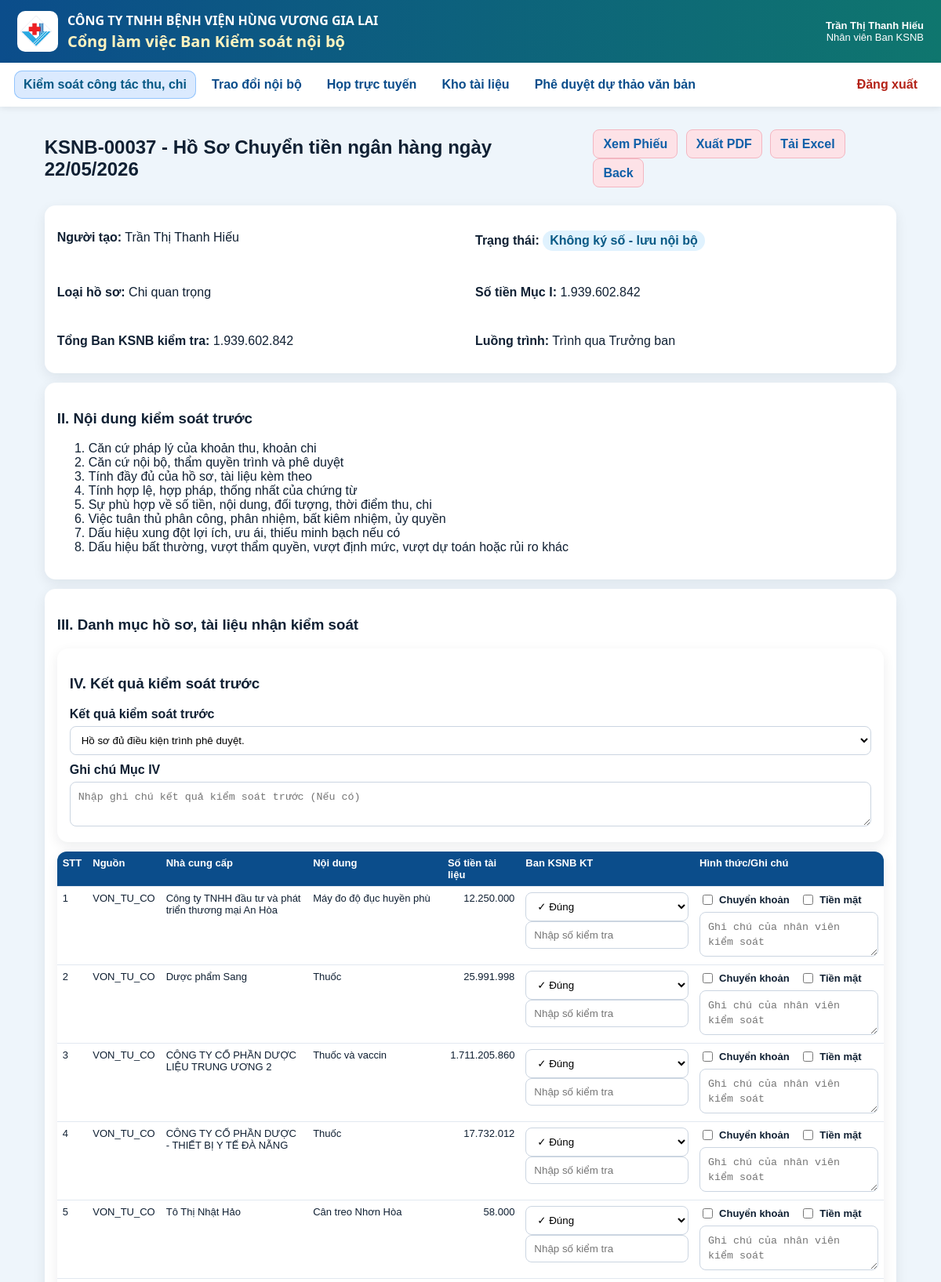
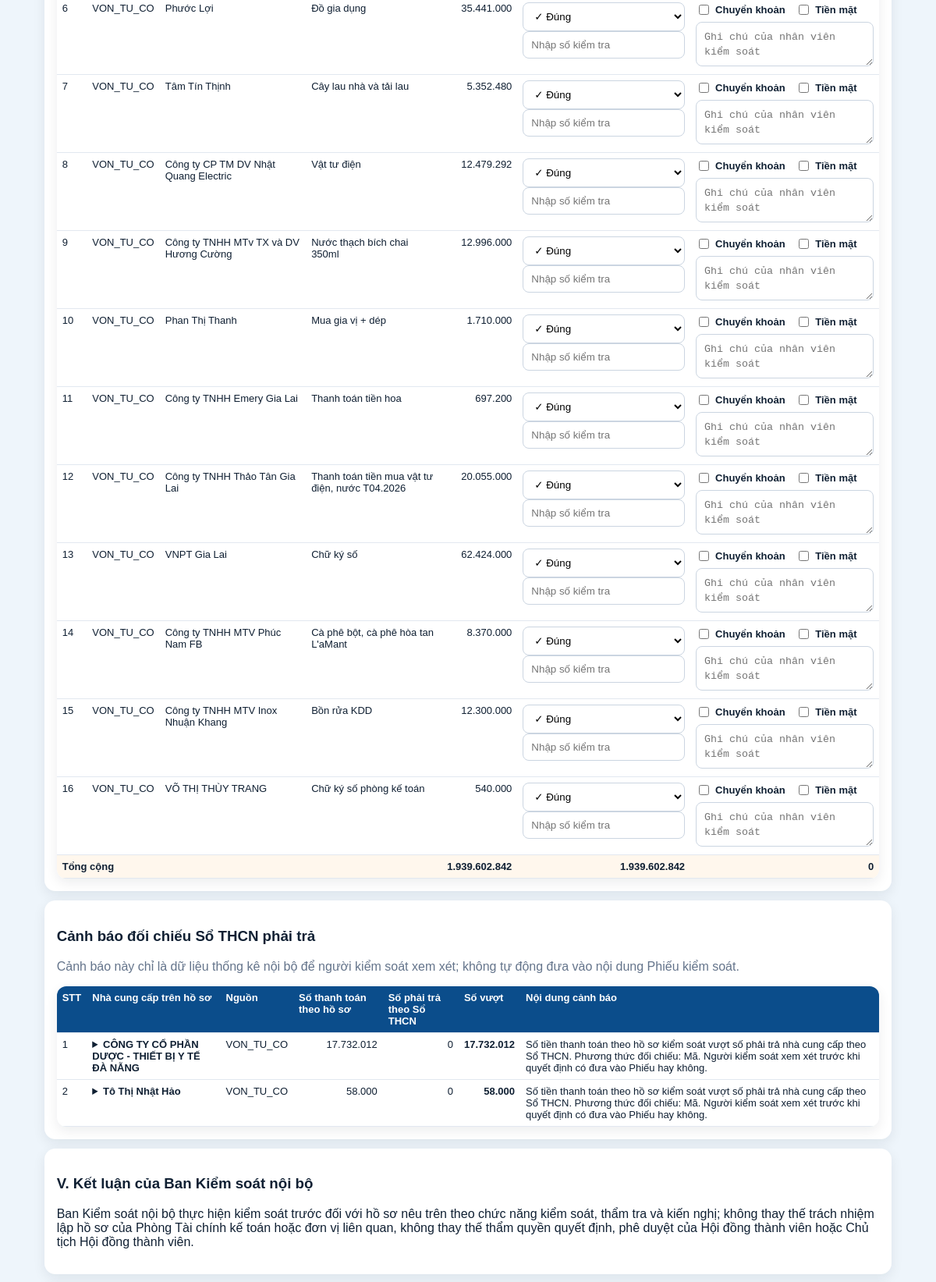
Page /vouchers/37 (signed in, upper part) on the committed database (2 pictures, top to bottom).
### app/models.py (models this page shows)
class Users(Base):
    __tablename__ = "users"
    id = Column(Integer, primary_key=True)
    username = Column(String, unique=True, nullable=False, index=True)
    full_name = Column(String, nullable=False)
    password_hash = Column(String, nullable=False)
    unit_code = Column(String, nullable=False, default="THANH_VIEN_TRUNG_TAP")
    role_code = Column(String, nullable=False, default="THANH_VIEN_TRUNG_TAP")
    position_title = Column(String, nullable=False, default="Thành viên trưng tập")
    is_active = Column(Integer, nullable=False, default=1)
    created_at = Column(String, nullable=False)
    status = column_property(
        case(
            (is_active == 1, "ACTIVE"),
            else_="LOCKED",
        )
    )

### tables this page shows
CREATE TABLE vouchers (
                id INTEGER PRIMARY KEY AUTOINCREMENT,
                code TEXT UNIQUE,
                title TEXT NOT NULL,
                hồ_so_type TEXT NOT NULL,
                total_amount REAL DEFAULT 0,
                submitting_unit TEXT,
                sender_name TEXT,
                received_at TEXT,
                approval_target TEXT,
                route_mode TEXT NOT NULL,
                status TEXT NOT NULL DEFAULT 'DRAFT',
                section_iv_result TEXT,
                section_iv_note TEXT,
                section_v_text TEXT,
                section_vi_text TEXT,
                created_by INTEGER NOT NULL,
                current_handler INTEGER,
                created_at TEXT NOT NULL DEFAULT CURRENT_TIMESTAMP,
                updated_at TEXT NOT NULL DEFAULT CURRENT_TIMESTAMP,
                submitted_at TEXT,
                submitted_to_board_at TEXT,
                board_saved_at TEXT,
                FOREIGN KEY(created_by) REFERENCES users(id),
                FOREIGN KEY(current_handler) REFERENCES users(id)
            );

CREATE TABLE voucher_review_items (
                id INTEGER PRIMARY KEY AUTOINCREMENT,
                voucher_id INTEGER NOT NULL,
                item_order INTEGER NOT NULL,
                content TEXT NOT NULL,
                note TEXT,
                FOREIGN KEY(voucher_id) REFERENCES vouchers(id) ON DELETE CASCADE
            );

CREATE TABLE voucher_documents (
                id INTEGER PRIMARY KEY AUTOINCREMENT,
                voucher_id INTEGER NOT NULL,
                source_type TEXT NOT NULL,
                supplier TEXT,
                content TEXT,
                document_amount REAL DEFAULT 0,
                ksnb_check_type TEXT NOT NULL DEFAULT 'MATCH',
                ksnb_checked_amount REAL,
                ksnb_note TEXT,
                row_order INTEGER NOT NULL, payment_transfer INTEGER NOT NULL DEFAULT 0, payment_cash INTEGER NOT NULL DEFAULT 0, supplier_code TEXT,
                FOREIGN KEY(voucher_id) REFERENCES vouchers(id) ON DELETE CASCADE
            );

CREATE TABLE voucher_payable_warnings (
                id INTEGER PRIMARY KEY AUTOINCREMENT,
                voucher_id INTEGER NOT NULL,
                supplier_name TEXT NOT NULL,
                supplier_key TEXT NOT NULL,
                source_types TEXT,
                control_payment_amount REAL NOT NULL DEFAULT 0,
                payable_amount REAL NOT NULL DEFAULT 0,
                over_amount REAL NOT NULL DEFAULT 0,
                warning_level TEXT NOT NULL DEFAULT 'OVER_PAYABLE',
                warning_message TEXT,
                matched_payable_name TEXT,
                created_at TEXT NOT NULL DEFAULT CURRENT_TIMESTAMP,
                FOREIGN KEY(voucher_id) REFERENCES vouchers(id) ON DELETE CASCADE
            );

### app/routers/vouchers.py (the view)
@router.get("/{voucher_id}")
def voucher_detail(request: Request, voucher_id: int):
    denied = require_login(request)
    if denied:
        return denied
    data = print_context(request, voucher_id)
    voucher = data["voucher"]
    if request.state.user.get("role_code") == ROLE_ADMIN:
        mark_admin_voucher_seen(voucher_id, request.state.user)
    if request.state.user.get("role_code") in BOARD_ROLES:
        return RedirectResponse(f"/vouchers/{voucher_id}/print", status_code=303)
    with get_conn() as conn:
        heads = conn.execute(
            "SELECT * FROM users WHERE is_active = 1 AND role_code IN ('TRUONG_BAN_KSNB','PHO_TRUONG_BAN_KSNB') ORDER BY role_code, full_name"
        ).fetchall()
        board_users = conn.execute(
            """
            SELECT *
            FROM users
            WHERE is_active = 1
              AND role_code IN ('TONG_GIAM_DOC','PHO_TGD_THUONG_TRUC','PHO_TONG_GIAM_DOC')
            ORDER BY
              CASE role_code
                WHEN 'TONG_GIAM_DOC' THEN 1
                WHEN 'PHO_TGD_THUONG_TRUC' THEN 2
                WHEN 'PHO_TONG_GIAM_DOC' THEN 3
                ELSE 9
              END,
              full_name
            """
        ).fetchall()
    can_edit_before_board = can_edit_voucher_before_board(request.state.user, voucher)
    return templates.TemplateResponse(
        "voucher_detail.html",
        {
            **data,
            "heads": heads,
            "board_users": board_users,
            "can_head": can_head_approve(request.state.user),
            "can_board": can_board_view(request.state.user),
            "can_creator": voucher["created_by"] == request.state.user["id"],
            "can_edit_before_board": can_edit_before_board,
        },
    )

### app/templates/voucher_detail.html (shortened to what this page needs)
{% extends 'base.html' %}
{% block content %}
<div class="page-head">
  <h2>{{ voucher.code }} - {{ voucher.title }}</h2>
  <div>
    <a class="secondary-link voucher-top-action" target="_blank" href="/vouchers/{{ voucher.id }}/print">Xem Phiếu</a>
    <a class="secondary-link voucher-top-action" href="/vouchers/{{ voucher.id }}/export/pdf">Xuất PDF</a>
    <a class="secondary-link voucher-top-action" href="/vouchers/{{ voucher.id }}/export.xlsx">Tải Excel</a>
    <a class="secondary-link voucher-top-action" href="javascript:history.back()">Back</a>
  </div>
</div>
<div class="panel">
  <div class="grid2">
    <p><b>Người tạo:</b> {{ voucher.creator_name }}</p>
    <p><b>Trạng thái:</b> <span class="badge">{{ status_labels.get(voucher.status, voucher.status) }}</span></p>
    <p><b>Loại hồ sơ:</b> {{ 'Thu quan trọng' if voucher['hồ_so_type'] == 'THU' else 'Chi quan trọng' }}</p>
    <p><b>Số tiền Mục I:</b> {{ '{:,.0f}'.format(doc_total if docs else (voucher.total_amount or 0)).replace(',', '.') }}</p>
    <p><b>Tổng Ban KSNB kiểm tra:</b> {{ '{:,.0f}'.format(ksnb_total or 0).replace(',', '.') }}</p>
    <p><b>Luồng trình:</b> {{ 'Không trình Trưởng ban' if voucher.route_mode == 'DIRECT_BOARD' else 'Trình qua Trưởng ban' }}</p>
  </div>
</div>
<div class="panel">
  <h3>II. Nội dung kiểm soát trước</h3>
  <ol>{% for item in review_items %}<li>{{ item.content }}</li>{% endfor %}</ol>
</div>
<div class="panel">
  <h3>
    {% if voucher.code and voucher.code.startswith('TM-KSNB') %}
      III. Bảng đối chiếu thu, chi tiền mặt
    {% else %}
      III. Danh mục hồ sơ, tài liệu nhận kiểm soát
    {% endif %}
  </h3>
  <form method="post" action="/vouchers/{{ voucher.id }}/documents/update">
    <div class="panel" style="margin:0 0 12px 0;">
      <h3>IV. Kết quả kiểm soát trước</h3>
      <label>Kết quả kiểm soát trước</label>
      <select name="section_iv_result">
        <option value="Hồ sơ đủ điều kiện trình phê duyệt." {% if voucher.section_iv_result == 'Hồ sơ đủ điều kiện trình phê duyệt.' %}selected{% endif %}>Hồ sơ đủ điều kiện trình phê duyệt.</option>
      </select>
      <label>Ghi chú Mục IV</label>
      <textarea name="section_iv_note" class="preserve-user-text auto-resize-textarea" placeholder="Nhập ghi chú kết quả kiểm soát trước (Nếu có)">{{ voucher.section_iv_note or '' }}</textarea>
    </div>
    <table class="table compact">
      <thead>
        <tr>
          <th>STT</th>
          <th>Nguồn</th>
          {% if not (voucher.code and voucher.code.startswith('TM-KSNB')) %}
          <th>Nhà cung cấp</th>
          {% endif %}
          <th>Nội dung</th>
          <th>Số tiền tài liệu</th>
          <th>Ban KSNB KT</th>
          <th>Hình thức/Ghi chú</th>
        </tr>
      </thead>
      <tbody>
      {% for d in docs %}
        <tr>
          <td>{{ loop.index }}</td>
          <td>{{ d.source_type }}</td>
          {% if not (voucher.code and voucher.code.startswith('TM-KSNB')) %}
          <td>{{ d.supplier }}</td>
          {% endif %}
          <td>{{ d.content }}</td>
          <td class="num">{{ '{:,.0f}'.format(d.document_amount or 0).replace(',', '.') }}</td>
          <td>
            <select name="check_type_{{ d.id }}">
              <option value="MATCH" {% if d.ksnb_check_type == 'MATCH' %}selected{% endif %}>✓ Đúng</option>
            </select>
            <input name="checked_amount_{{ d.id }}" value="{{ d.ksnb_checked_amount or '' }}" placeholder="Nhập số kiểm tra">
          </td>
          <td>
            <label class="inline-check"><input type="checkbox" name="payment_transfer_{{ d.id }}" value="1" {% if d.payment_transfer %}checked{% endif %}> Chuyển khoản</label>
            <label class="inline-check"><input type="checkbox" name="payment_cash_{{ d.id }}" value="1" {% if d.payment_cash %}checked{% endif %}> Tiền mặt</label>
            <textarea name="note_{{ d.id }}" class="preserve-user-text auto-resize-textarea" placeholder="Ghi chú của nhân viên kiểm soát">{{ d.ksnb_note or '' }}</textarea>
          </td>
        </tr>
      {% else %}
        <tr>
          <td colspan="{% if voucher.code and voucher.code.startswith('TM-KSNB') %}6{% else %}7{% endif %}" class="empty">
            Chưa có dữ liệu Mục III. Có thể tạo Phiếu mới và import Excel.
          </td>
        </tr>
      {% endfor %}
      {% if docs %}
        <tr class="total-row">
          <td colspan="{% if voucher.code and voucher.code.startswith('TM-KSNB') %}3{% else %}4{% endif %}"><b>Tổng cộng</b></td>
          <td class="num"><b>{{ '{:,.0f}'.format(doc_total or 0).replace(',', '.') }}</b></td>
          <td class="num"><b>{{ '{:,.0f}'.format(ksnb_total or 0).replace(',', '.') }}</b></td>
          <td class="num">
            <b>{{ '{:,.0f}'.format((doc_total or 0) - (ksnb_total or 0)).replace(',', '.') }}</b>
          </td>
        </tr>
      {% endif %}
      </tbody>
    </table>
  </form>
</div>
<div class="panel">
  <h3>Cảnh báo đối chiếu Sổ THCN phải trả</h3>
  <p class="muted">
    Cảnh báo này chỉ là dữ liệu thống kê nội bộ để người kiểm soát xem xét; không tự động đưa vào nội dung Phiếu kiểm soát.
  </p>
  <table class="table compact">
    <thead>
      <tr>
        <th>STT</th>
        <th>Nhà cung cấp trên hồ sơ</th>
        <th>Nguồn</th>
        <th>Số thanh toán theo hồ sơ</th>
        <th>Số phải trả theo Sổ THCN</th>
        <th>Số vượt</th>
        <th>Nội dung cảnh báo</th>
      </tr>
    </thead>
    <tbody>
      {% for w in payable_warnings %}
      <tr>
        <td>{{ loop.index }}</td>
        <td>
          <details>
            <summary style="cursor:pointer;font-weight:bold;">
              {{ w.supplier_name }}
            </summary>
            {% set detail_rows = payable_details_by_key.get(w.supplier_key, []) %}
          </details>
        </td>
        <td>{{ w.source_types or '' }}</td>
        <td class="num">{{ '{:,.0f}'.format(w.control_payment_amount or 0).replace(',', '.') }}</td>
        <td class="num">{{ '{:,.0f}'.format(w.payable_amount or 0).replace(',', '.') }}</td>
        <td class="num"><b>{{ '{:,.0f}'.format(w.over_amount or 0).replace(',', '.') }}</b></td>
        <td class="preserve-user-text">{{ w.warning_message }}</td>
      </tr>
      {% else %}
      <tr>
        <td colspan="7" class="empty">Không có cảnh báo vượt số phải trả nhà cung cấp theo Sổ THCN.</td>
      </tr>
      {% endfor %}
    </tbody>
  </table>
</div>
<div class="panel">
  <h3>{{ conclusion_roman }}. Kết luận của Ban Kiểm soát nội bộ</h3>
  <p>{{ conclusion_text }}</p>
</div>
{% endblock %}

### app/templates/base.html (shortened to what this page needs)
<!doctype html>
<html lang="vi">
<head>
  <link rel="stylesheet" href="/static/style.css">
</head>
<body class="{% if not request.state.user %}auth-page{% endif %}">
  <header class="topbar">
    <div class="brandbox">
      <img class="brand-logo" src="/static/images/logo.png" alt="Logo">
      <div>
        <div class="company">CÔNG TY TNHH BỆNH VIỆN HÙNG VƯƠNG GIA LAI</div>
        <div class="app-title">Cổng làm việc Ban Kiểm soát nội bộ</div>
      </div>
    </div>
    {% if request.state.user %}
    <div class="userbox">
      <b>{{ request.state.user.full_name }}</b><br>
      <span>{{ request.state.user.position_title }}</span>
    </div>
    {% endif %}
  </header>
  {% if request.state.user %}
  {% set role_code = request.state.user.role_code %}
  {% set is_admin = role_code == 'ADMIN' %}
  {% set is_ksnb = role_code in ['TRUONG_BAN_KSNB', 'PHO_TRUONG_BAN_KSNB', 'NHAN_VIEN_KSNB'] %}
  {% set is_board = role_code in ['TONG_GIAM_DOC', 'PHO_TGD_THUONG_TRUC', 'PHO_TONG_GIAM_DOC'] %}
  <nav class="nav" id="mainNav" aria-label="Điều hướng chính">
    {% if is_admin or is_ksnb or is_board %}
    <a class="hvgl-nav-link {% if request.url.path.startswith('/revenue-control') or request.url.path.startswith('/vouchers') or request.url.path.startswith('/cash-control') or request.url.path.startswith('/control-statistics') %}is-active{% endif %}" href="/revenue-control" data-nav-key="revenue_control">
      <span class="hvgl-nav-text">Kiểm soát công tác thu, chi</span>
    </a>
    {% endif %}
    <a class="hvgl-nav-link {% if request.url.path.startswith('/chat') %}is-active{% endif %}" href="/chat" data-nav-key="chat">
      <span class="hvgl-nav-text">Trao đổi nội bộ</span>
    </a>
    <a class="hvgl-nav-link {% if request.url.path.startswith('/meetings') %}is-active{% endif %}" href="/meetings" data-nav-key="meetings">
      <span class="hvgl-nav-text">Họp trực tuyến</span>
    </a>
    {% if is_admin or is_ksnb %}
    <a class="hvgl-nav-link {% if request.url.path.startswith('/documents') %}is-active{% endif %}" href="/documents" data-nav-key="documents">
      <span class="hvgl-nav-text">Kho tài liệu</span>
    </a>
    {% endif %}
    {% if is_admin or is_ksnb or is_board %}
    <a class="hvgl-nav-link {% if request.url.path.startswith('/draft-approvals') or request.url.path.startswith('/draft-approval') %}is-active{% endif %}" href="/draft-approvals" data-nav-key="draft_approvals">
      <span class="hvgl-nav-text">Phê duyệt dự thảo văn bản</span>
    </a>
    {% endif %}
    <a class="logout" href="/logout">Đăng xuất</a>
  </nav>
  {% endif %}
  <main class="container">
    {% block content %}{% endblock %}
  </main>
</body>
</html>

### rows in the picture
Users: state.user.full_name "Trần Thị Thanh Hiếu", state.user.position_title "Nhân viên Ban KSNB", creator_name "Trần Thị Thanh Hiếu"
vouchers: code "KSNB-00037", title "Hồ Sơ Chuyển tiền ngân hàng ngày 22/05/2026", get "Không ký số - lưu nội bộ", hồ_so_type "Chi quan trọng", route_mode "Trình qua Trưởng ban", section_iv_result "Hồ sơ đủ điều kiện trình phê duyệt."
voucher_review_items: content "Căn cứ pháp lý của khoản thu, khoản chi"
voucher_review_items: content "Căn cứ nội bộ, thẩm quyền trình và phê duyệt"
voucher_review_items: content "Tính đầy đủ của hồ sơ, tài liệu kèm theo"
voucher_review_items: content "Tính hợp lệ, hợp pháp, thống nhất của chứng từ"
voucher_review_items: content "Sự phù hợp về số tiền, nội dung, đối tượng, thời điểm thu, chi"
voucher_review_items: content "Việc tuân thủ phân công, phân nhiệm, bất kiêm nhiệm, ủy quyền"
voucher_review_items: content "Dấu hiệu xung đột lợi ích, ưu ái, thiếu minh bạch nếu có"
voucher_review_items: content "Dấu hiệu bất thường, vượt thẩm quyền, vượt định mức, vượt dự toán hoặc rủi ro khác"
voucher_documents: source_type "VON_TU_CO", supplier "Công ty TNHH đầu tư và phát triển thương mại An Hòa", content "Máy đo độ đục huyền phù", document_amount "12.250.000", ksnb_check_type+id "✓ Đúng", id "Ghi chú của nhân viên kiểm soát"
voucher_documents: source_type "VON_TU_CO", supplier "Dược phẩm Sang", content "Thuốc", document_amount "25.991.998", ksnb_check_type+id "✓ Đúng", id "Ghi chú của nhân viên kiểm soát"
voucher_documents: source_type "VON_TU_CO", supplier "CÔNG TY CỔ PHẦN DƯỢC LIỆU TRUNG ƯƠNG 2", content "Thuốc và vaccin", document_amount "1.711.205.860", ksnb_check_type+id "✓ Đúng", id "Ghi chú của nhân viên kiểm soát"
voucher_documents: source_type "VON_TU_CO", supplier "CÔNG TY CỔ PHẦN DƯỢC - THIẾT BỊ Y TẾ ĐÀ NẴNG", content "Thuốc", document_amount "17.732.012", ksnb_check_type+id "✓ Đúng", id "Ghi chú của nhân viên kiểm soát"
voucher_documents: source_type "VON_TU_CO", supplier "Tô Thị Nhật Hảo", content "Cân treo Nhơn Hòa", document_amount "58.000", ksnb_check_type+id "✓ Đúng", id "Ghi chú của nhân viên kiểm soát"
voucher_documents: source_type "VON_TU_CO", supplier "Phước Lợi", content "Đồ gia dụng", document_amount "35.441.000", ksnb_check_type+id "✓ Đúng", id "Ghi chú của nhân viên kiểm soát"
voucher_documents: source_type "VON_TU_CO", supplier "Tâm Tín Thịnh", content "Cây lau nhà và tải lau", document_amount "5.352.480", ksnb_check_type+id "✓ Đúng", id "Ghi chú của nhân viên kiểm soát"
voucher_documents: source_type "VON_TU_CO", supplier "Công ty CP TM DV Nhật Quang Electric", content "Vật tư điện", document_amount "12.479.292", ksnb_check_type+id "✓ Đúng", id "Ghi chú của nhân viên kiểm soát"
voucher_documents: source_type "VON_TU_CO", supplier "Công ty TNHH MTv TX và DV Hương Cường", content "Nước thạch bích chai 350ml", document_amount "12.996.000", ksnb_check_type+id "✓ Đúng", id "Ghi chú của nhân viên kiểm soát"
voucher_documents: source_type "VON_TU_CO", supplier "Phan Thị Thanh", content "Mua gia vị + dép", document_amount "1.710.000", ksnb_check_type+id "✓ Đúng", id "Ghi chú của nhân viên kiểm soát"
voucher_documents: source_type "VON_TU_CO", supplier "Công ty TNHH Emery Gia Lai", content "Thanh toán tiền hoa", document_amount "697.200", ksnb_check_type+id "✓ Đúng", id "Ghi chú của nhân viên kiểm soát"
voucher_documents: source_type "VON_TU_CO", supplier "Công ty TNHH Thảo Tân Gia Lai", content "Thanh toán tiền mua vật tư điện, nước T04.2026", document_amount "20.055.000", ksnb_check_type+id "✓ Đúng", id "Ghi chú của nhân viên kiểm soát"
voucher_documents: source_type "VON_TU_CO", supplier "VNPT Gia Lai", content "Chữ ký số", document_amount "62.424.000", ksnb_check_type+id "✓ Đúng", id "Ghi chú của nhân viên kiểm soát"
voucher_documents: source_type "VON_TU_CO", supplier "Công ty TNHH MTV Phúc Nam FB", content "Cà phê bột, cà phê hòa tan L'aMant", document_amount "8.370.000", ksnb_check_type+id "✓ Đúng", id "Ghi chú của nhân viên kiểm soát"
voucher_documents: source_type "VON_TU_CO", supplier "Công ty TNHH MTV Inox Nhuận Khang", content "Bồn rửa KDD", document_amount "12.300.000", ksnb_check_type+id "✓ Đúng", id "Ghi chú của nhân viên kiểm soát"
voucher_documents: source_type "VON_TU_CO", supplier "VÕ THỊ THÙY TRANG", content "Chữ ký số phòng kế toán", document_amount "540.000", ksnb_check_type+id "✓ Đúng", id "Ghi chú của nhân viên kiểm soát"
voucher_payable_warnings: supplier_name "CÔNG TY CỔ PHẦN DƯỢC - THIẾT BỊ Y TẾ ĐÀ NẴNG", source_types "VON_TU_CO", control_payment_amount "17.732.012", payable_amount "0", over_amount "17.732.012", warning_message "Số tiền thanh toán theo hồ sơ kiểm soát vượt số phải trả nhà cung cấp theo Sổ THCN. Phương thức đối chiếu: Mã. Người kiểm soát xem xét trước khi quyết định có đưa vào Phiếu hay không."
voucher_payable_warnings: supplier_name "Tô Thị Nhật Hảo", source_types "VON_TU_CO", control_payment_amount "58.000", payable_amount "0", over_amount "58.000", warning_message "Số tiền thanh toán theo hồ sơ kiểm soát vượt số phải trả nhà cung cấp theo Sổ THCN. Phương thức đối chiếu: Mã. Người kiểm soát xem xét trước khi quyết định có đưa vào Phiếu hay không."

### other values in the picture
{{ '{:,.0f}'.format(ksnb_total or 0).replace(',', '.') }} "1.939.602.842"
{{ '{:,.0f}'.format(doc_total or 0).replace(',', '.') }} "1.939.602.842"
{{ conclusion_roman }} "V"
